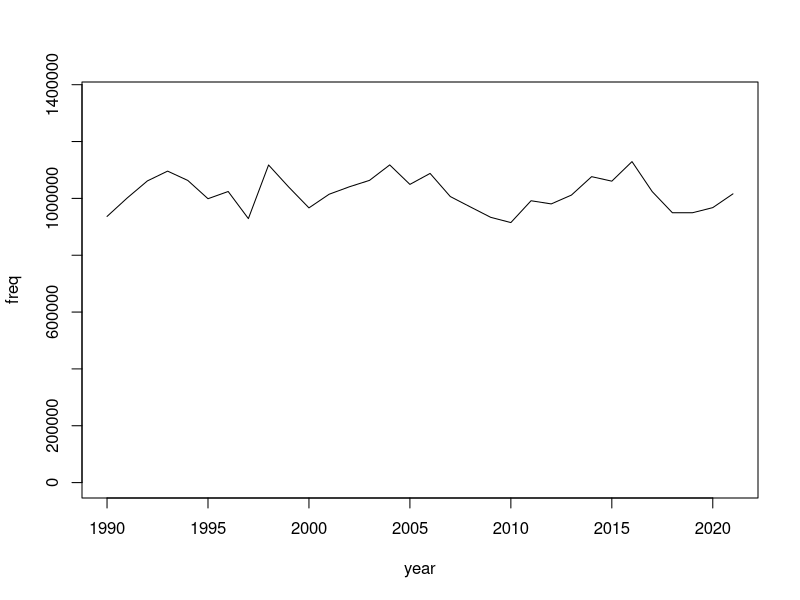
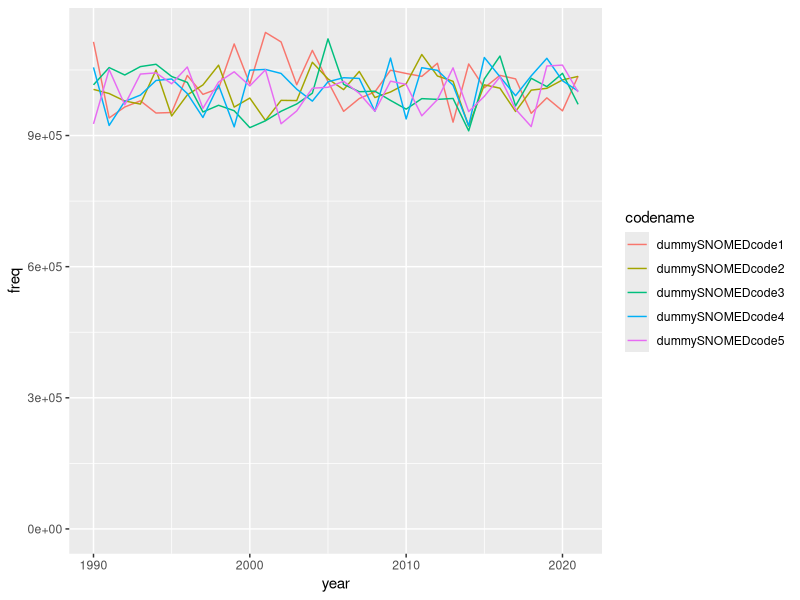
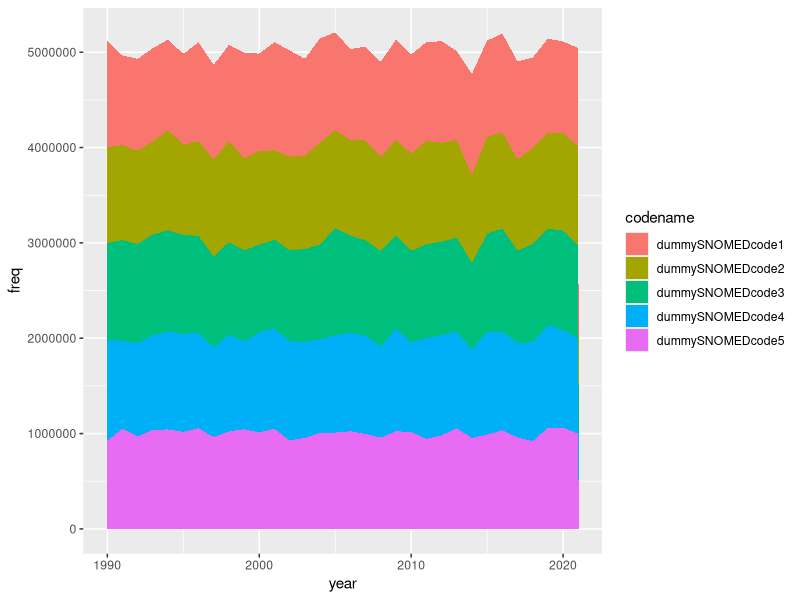
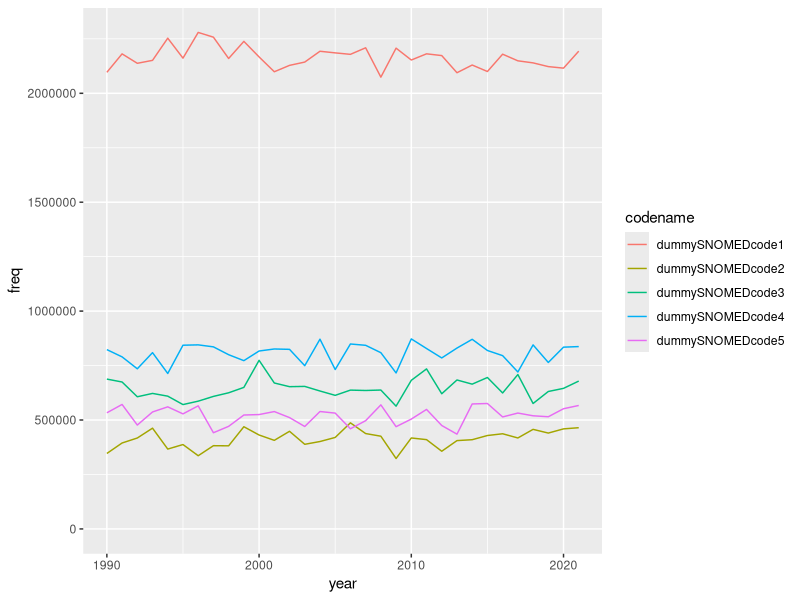
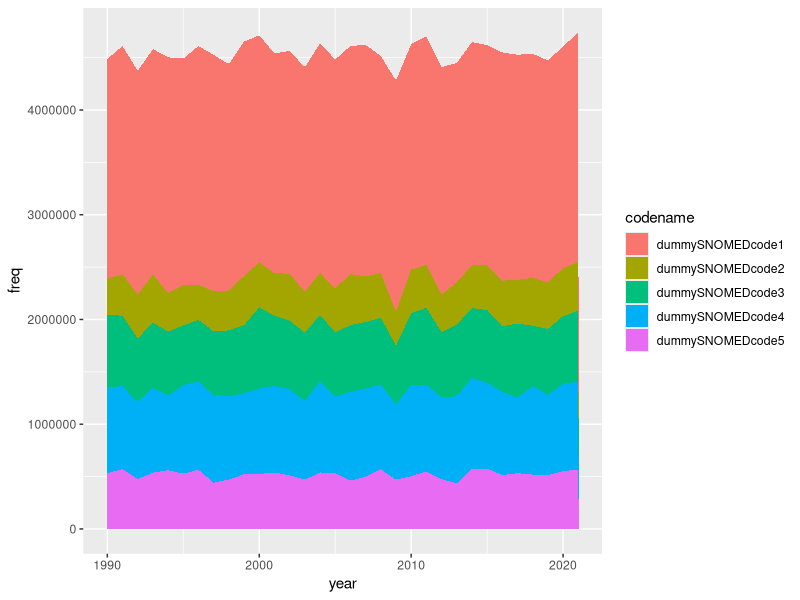

These charts were generated, in order, by the following R code:
## ---- chunk 1
knitr::opts_chunk$set(echo = TRUE)
## ---- chunk 2
# Create the time intervals (as an example i've just used years rather than mm-yyyy)
year_series <- c(1990:2021)

# Creating fake frequencies by sampling the normal distribution - and making there is a freq for each interval
basic_freq <- rnorm( length(year_series), 1000000, 50000)


fake_table <- cbind(year_series, basic_freq)
fake_table <- as.data.frame(fake_table)
colnames(fake_table) <- c("year", "freq")

head(fake_table)

## ---- chunk 3

plot(fake_table, type = "l", ylim = c(0, 1.2* max(fake_table$freq)) )


## ---- chunk 4

# without employing a set seed

print( rnorm( 5, 1000000, 50000))

print( rnorm( 5, 1000000, 50000))


# Now with a set seed

set.seed(007)
print( rnorm( 5, 1000000, 50000))

set.seed(007)
print( rnorm( 5, 1000000, 50000))


# It should be clear if you keep rerunning this chunk which change and which don't

## ---- chunk 5
# Establishing parameters
year_series <- c(1990:2021)
number_of_series <- 5
set.seed(007)

# Creating fake frequencies by sampling the normal distribution - and making there is a freq for each interval

listofseries <- list()

for(n in c(1:number_of_series)){
  # creating the series same as before
  basic_freq <- rnorm( length(year_series), 1000000, 50000)
  fake_table <- cbind(year_series, basic_freq)
  fake_table <- as.data.frame(fake_table)
  # label it and the cols
  fake_table[3] <- paste0("dummySNOMEDcode", n)
  colnames(fake_table) <- c("year", "freq", "codename")
  head(fake_table)
  listofseries[[n]] <- fake_table

# now saving we've created a time series for a code and labelled it, we can save this to our list and move onto the next loop  
  
}

multipleCODEtable <- do.call("rbind", listofseries)
multipleCODEtable


## ---- chunk 6

library(ggplot2)

 ggplot(multipleCODEtable,  aes(x=year, y= freq, group=codename, color=codename)) +
    geom_line() + expand_limits(y=0)

## ---- chunk 7

library(ggplot2)

options(scipen = 100, digits = 22)

ggplot(multipleCODEtable, aes(x=year, y=freq, fill= codename)) + 
    geom_area() 


## ---- chunk 8
# Establishing parameters
year_series <- c(1990:2021)
number_of_series <- 5
set.seed(007)
# Here we randomly generate the averages
random_averages <- rnorm( number_of_series, 10000, 5000)*100

# Creating fake frequencies by sampling the normal distribution - and making there is a freq for each interval

listofseries <- list()

for(n in c(1:number_of_series)){
  # creating the series same as before
  basic_freq <- rnorm( length(year_series), random_averages[n], 50000)
  fake_table <- cbind(year_series, basic_freq)
  fake_table <- as.data.frame(fake_table)
  # label it and the cols
  fake_table[3] <- paste0("dummySNOMEDcode", n)
  colnames(fake_table) <- c("year", "freq", "codename")
  head(fake_table)
  listofseries[[n]] <- fake_table

# now saving we've created a time series for a code and labelled it, we can save this to our list and move onto the next loop  
  
}

multipleCODEtable <- do.call("rbind", listofseries)
multipleCODEtable


## ---- chunk 9

library(ggplot2)

 ggplot(multipleCODEtable,  aes(x=year, y= freq, group=codename, color=codename)) +
    geom_line() + expand_limits(y=0)

## ---- chunk 10

library(ggplot2)

options(scipen = 100, digits = 22)

ggplot(multipleCODEtable, aes(x=year, y=freq, fill= codename)) + 
    geom_area() 


